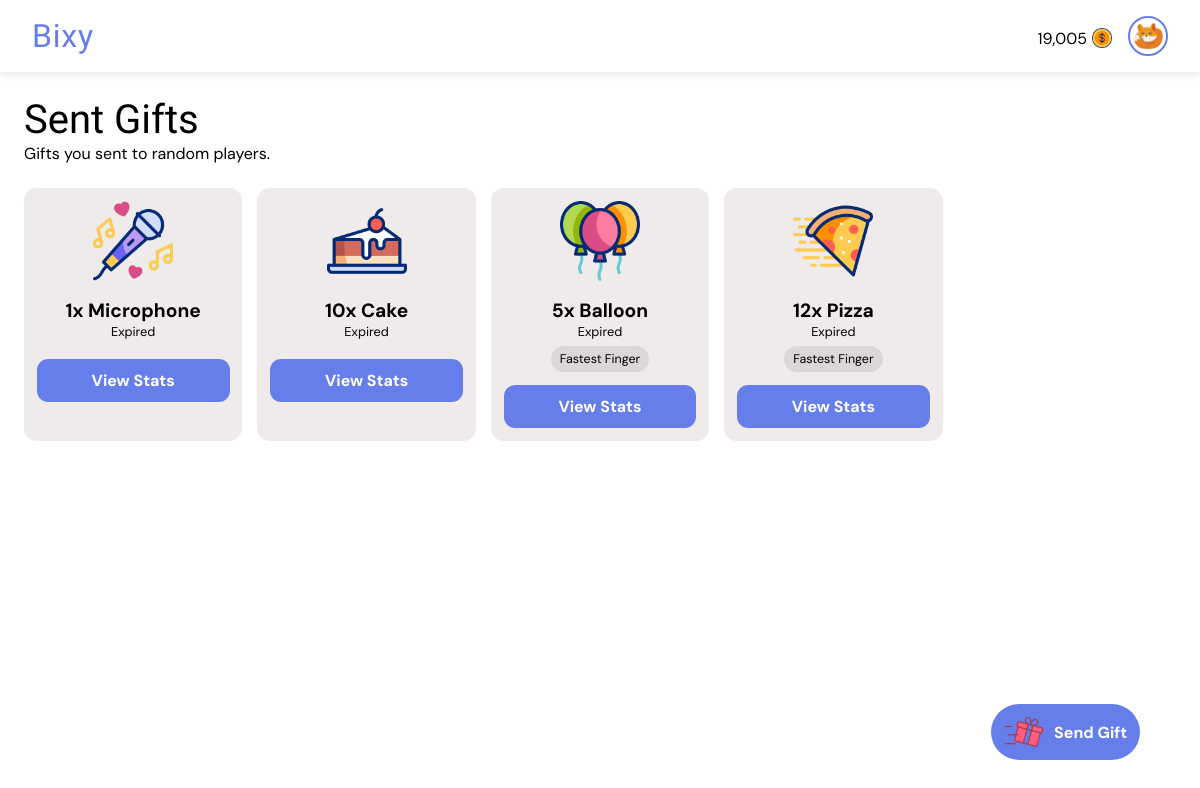
/gifts/sent/ (signed in), run on an earlier commit of the app's database.
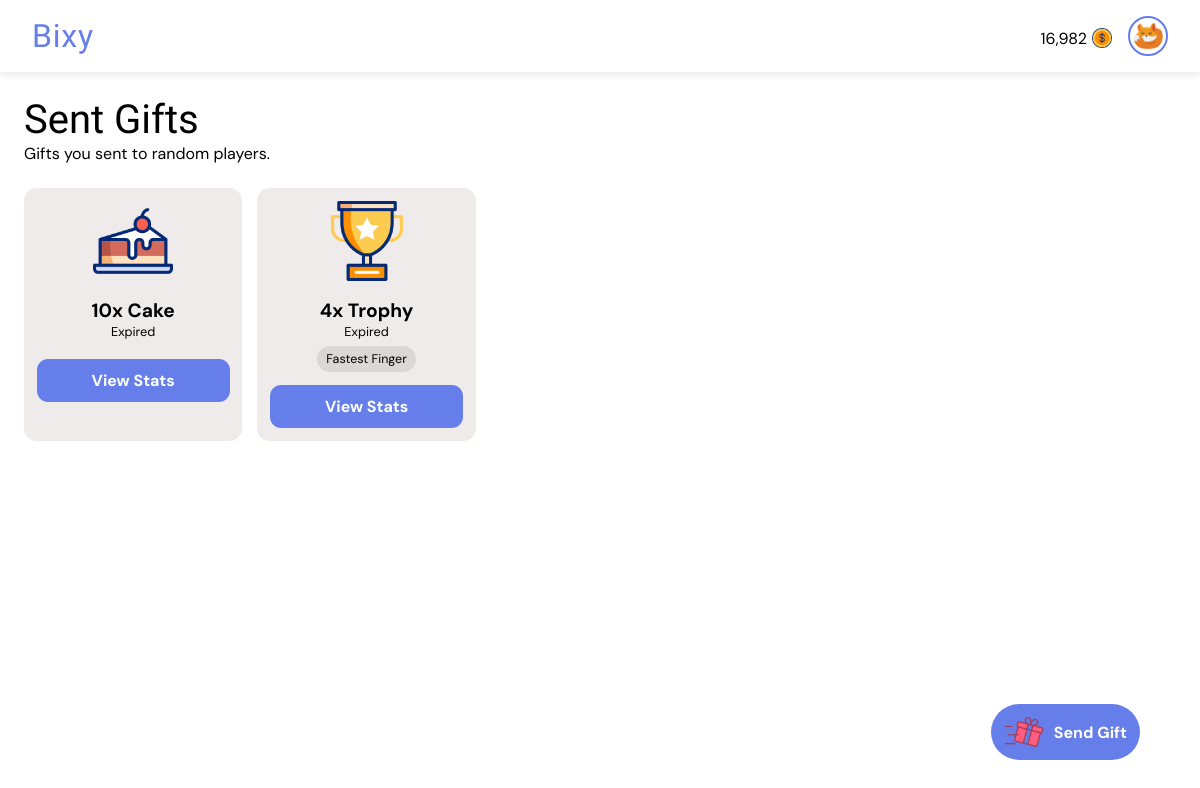
And on a later commit of the database.
### giftapp/models.py (models this page shows, shortened)
class User(AbstractUser):
    gender = models.CharField(max_length=6, choices=GENDERS, default=GENDERS[0][0])
    is_verified = models.BooleanField(default=False, help_text="If the user's email address is verified or not.")
    email = models.EmailField(unique=True, blank=False, null=False)
    new_email = models.EmailField(unique=False, blank=True, null=True)
    coins = models.PositiveIntegerField(default=0)
    won_coins = models.PositiveIntegerField(default=0)
    keys = models.PositiveIntegerField(default=0)
    verify_code = models.CharField(max_length=255, null=True, blank=True)
    change_email_code = models.CharField(max_length=255, null=True, blank=True)
    profile_pic = models.ForeignKey(ProfilePicture, on_delete=models.SET_NULL, related_name='owners', null=True)
    deactivated_at = models.DateTimeField(null=True, blank=True)
    USERNAME_FIELD = "email"
    REQUIRED_FIELDS = ["username"]

class GiftTransaction(models.Model):
    gifter = models.ForeignKey(User, on_delete=models.CASCADE, related_name="gifts_sent")
    recipient = models.ForeignKey(User, on_delete=models.CASCADE, related_name="gifts_received", null=True, blank=True)
    gift = models.ForeignKey(Gift, on_delete=models.CASCADE, related_name='transactions')
    quantity = models.PositiveIntegerField(default=1, help_text="Number of this gift to buy.")
    cost = models.PositiveIntegerField(default=0, help_text="Number of coins paid to reveal the gift early. FF gifts cannot have early reveal cost greater than 0.")
    fee = models.PositiveIntegerField(default=0, help_text="Number of coins paid to claim FF gifts if paid.")
    paid_users = models.ManyToManyField(User, related_name="paid_gifts", blank=True)
    message = models.CharField(max_length=255, blank=True)
    is_visible = models.BooleanField(default=True, help_text="If the actual gift is shown or hidden.")
    is_fastest_finger = models.BooleanField(default=False, help_text="If the gift is won by fastest finger only.")
    expire_rate = models.PositiveIntegerField(default=1, help_text="Number of hours before the gift expires (1 - 24). Must be greater than drop rate.")
    drop_rate = models.PositiveIntegerField(default=0, help_text="Number of hours before the gift drops (0 - 23).")
    expire_date = models.DateTimeField(default=timezone.now)
    drop_date = models.DateTimeField(default=timezone.now)
    created_at = models.DateTimeField(default=timezone.now)
    reveals = models.ManyToManyField(User, related_name="gift_reveals", blank=True)
    claimed_by = models.ForeignKey(
        User, null=True, blank=True, on_delete=models.SET_NULL, related_name="gifts_claimed"
    )
    def seconds_until_expire(self):
        delta = self.expire_date - timezone.now()
        return max(0, int(delta.total_seconds()))
    def seconds_until_drop(self):
        delta = self.drop_date - timezone.now()
        return max(0, int(delta.total_seconds()))
    def is_due_for_drop(self):
        return self.seconds_until_drop() <= 0
    def expire_bar_percent(self):
        return int((self.seconds_until_expire() / (self.expire_rate * 60 * 60)) * 100)

class Gift(models.Model):
    name = models.CharField(max_length=50, null=True, blank=True)
    cost = models.PositiveIntegerField(default=0)
    image = models.ImageField(null=True, blank=True, upload_to='gift_images')
    gif = models.FileField(null=True, blank=True, upload_to='gift_gifs')

class ProfilePicture(models.Model):
    name = models.CharField(max_length=50, null=False, blank=False)
    image = models.ImageField(null=False, blank=False, upload_to='profile_pics')

### giftapp/views.py (the view)
# urls.py: path("gifts/sent/", views.sent_gifts, name="sent_gifts"),
@login_required
def sent_gifts(request):
    sent = GiftTransaction.objects.annotate(
        due_for_expire=ExpressionWrapper(
            Q(expire_date__lt=timezone.now()), output_field=BooleanField()
        ),
        seconds_before_drop=ExpressionWrapper(
            F("drop_date") - timezone.now(), output_field=DurationField()
        ),
        seconds_before_expire=ExpressionWrapper(
            F("expire_date") - timezone.now(), output_field=DurationField()
        )
    ).filter(gifter=request.user).all().order_by('seconds_before_drop', 'seconds_before_expire')
    context = {
        "gift_transactions": sent,
    }
    return render(request, "sent_gifts.html", context)

### templates/sent_gifts.html (shortened to what this page needs)
{% extends 'base.html' %}
{% load static %}
{% load humanize %}
{% load timefilters %}
{% block title %}
<link rel="stylesheet" href="{% static 'css/all_gifts.css' %}">
{% endblock %}
{% block body %}
<div class="heading">
    <h1>Sent Gifts</h1>
    <p>Gifts you sent to random players.</p>
</div>
{% if gift_transactions|length > 0 %}
<div class="card-container">
    {% for gift_transaction in gift_transactions %}
    <div class="card">
        <div class="gift-image">
            <img src="{{ gift_transaction.gift.image.url }}" alt="Gift image">
        </div>
        <div class="gift-info">
            <h1>{{ gift_transaction.quantity|intcomma }}x {{ gift_transaction.gift.name }}</h1>
            {% if not gift_transaction.due_for_expire %}
            {% if gift_transaction.drop_rate > 0 %}
            {% if gift_transaction.is_due_for_drop %}
            <p class="timer" id="{{ gift_transaction.id }}" data-prefix="Expires"
                data-seconds="{{ gift_transaction.seconds_until_expire }}">Expires in --:--:--:--</p>
            {% else %}
            <p class="timer" id="{{ gift_transaction.id }}" data-prefix="Drops"
                data-seconds="{{ gift_transaction.seconds_until_drop }}">Drops in --:--:--:--</p>
            {% endif %}
            {% else %}
            <p class="timer" id="{{ gift_transaction.id }}" data-prefix="Expires"
                data-seconds="{{ gift_transaction.seconds_until_expire }}">Expires in --:--:--:--</p>
            {% endif %}
            {% else %}
            <p>Expired</p>
            {% endif %}
            <div class="tags">
                {% if gift_transaction.is_fastest_finger %}
                <p class="tag">Fastest Finger</p>
                {% endif %}
            </div>
        </div>
        <a href="{% url 'view_gift_stats' gift_transaction.id %}">View Stats</a>
    </div>
    {% endfor %}
</div>
{% else %}
<div class="empty">
    <img src="{% static 'images/empty-box.png' %}" alt="No content image">
    <h1>Feels Empty Here.</h1>
    <a href="{% url 'sent_gifts' %}">Refresh</a>
</div>
{% endif %}
{% endblock %}
{% block other %}
<a href="{% url 'send_gift' %}" class="send">
    <img src="{% static 'images/giftbox (1).png' %}" alt="Send gift image">
    <p>Send Gift</p>
</a>
{% endblock %}

### templates/base.html (shortened to what this page needs)
<!DOCTYPE html>
<html lang="en">
<head>
    {% load static %}
    {% load humanize %}
    {% load timefilters %}
    {% block title %} {% endblock %}
</head>
<body>
    <nav class="navbar">
        <div class="logo-container" role="link" tabindex="0">
            <a href="{% url 'all_gifts' %}" class="logo-text">Bixy</a>
        </div>
        <div class="profile-section" id="profileSection">
            {% if request.user.is_authenticated %}
            <a href="{% url 'buy_coins' %}" style="text-decoration: none; color: black;">
                <div class="cost">
                    <p>{{ request.user.coins|intcomma }}</p>
                    <img src="{% static 'images/dollar.png' %}" alt="Gift image">
                </div>
            </a>
            <a href="{% url 'profile' %}">
                <img src="{{ request.user.profile_pic.image.url }}" alt="Profile picture" class="profile-pic" />
            </a>
            {% else %}
            <a href="{% url 'signin' %}" class="btn login">Login</a>
            <a href="{% url 'signup' %}" class="btn signup">Sign Up</a>
            {% endif %}
        </div>
    </nav>
    <main>
        <section>
            {% block body %} {% endblock %}
        </section>
    </main>
    {% block other %} {% endblock %}
</body>
</html>

What changed in the data, as far as the page shows it:
no longer on this page (row edited): GiftTransaction: gift.image (picture), quantity "1", gift.name "Microphone", shows "Expired"
no longer on this page (row edited): GiftTransaction: gift.image (picture), quantity "5", gift.name "Balloon", shows "Expired", is_fastest_finger "Fastest Finger"
no longer on this page (row edited): GiftTransaction: gift.image (picture), quantity "12", gift.name "Pizza", shows "Expired", is_fastest_finger "Fastest Finger"
changed User: user.coins "19,005" → "16,982"
added GiftTransaction: gift.image (picture), quantity "4", gift.name "Trophy", shows "Expired", is_fastest_finger "Fastest Finger"
